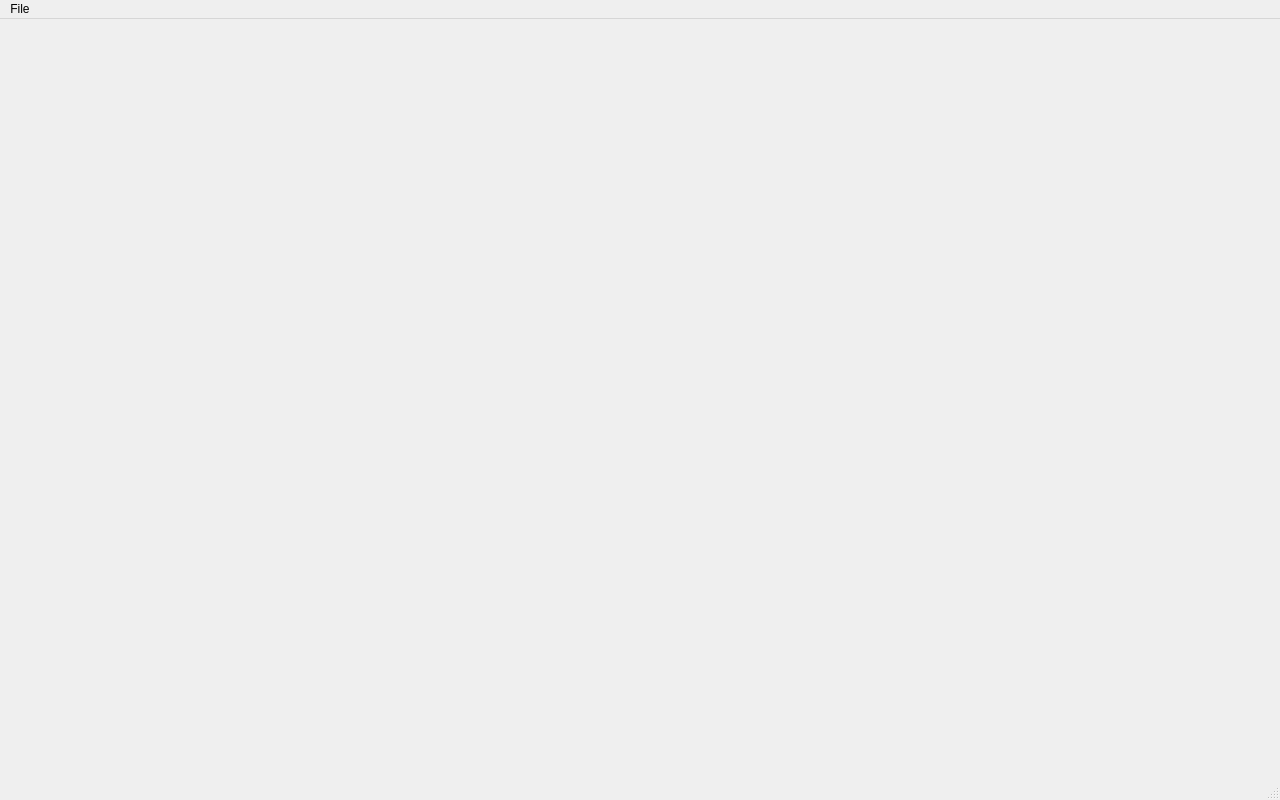
<?xml version="1.0" encoding="UTF-8"?>
<ui version="4.0">
 <class>MainWindow</class>
 <widget class="QMainWindow" name="MainWindow">
  <property name="geometry">
   <rect>
    <x>0</x>
    <y>0</y>
    <width>1280</width>
    <height>800</height>
   </rect>
  </property>
  <property name="windowTitle">
   <string>MainWindow</string>
  </property>
  <widget class="QWidget" name="centralwidget">
   <layout class="QVBoxLayout">
    <item>
     <widget class="EscaleGrid" name="escalegrid" native="true"/>
    </item>
   </layout>
  </widget>
  <widget class="QMenuBar" name="menubar">
   <property name="geometry">
    <rect>
     <x>0</x>
     <y>0</y>
     <width>1280</width>
     <height>21</height>
    </rect>
   </property>
   <widget class="QMenu" name="menuFile">
    <property name="title">
     <string>File</string>
    </property>
    <addaction name="actionQuit"/>
   </widget>
   <addaction name="menuFile"/>
  </widget>
  <widget class="QStatusBar" name="statusbar"/>
  <action name="actionQuit">
   <property name="text">
    <string>Quit</string>
   </property>
  </action>
 </widget>
 <customwidgets>
  <customwidget>
   <class>EscaleGrid</class>
   <extends>QWidget</extends>
   <header>escalegrid.h</header>
   <container>1</container>
  </customwidget>
 </customwidgets>
 <resources/>
 <connections/>
</ui>
